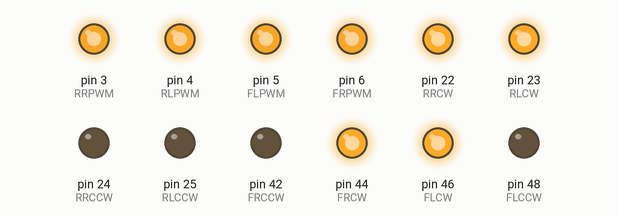
This sketch was run on a simulated Arduino Mega 2560, built with avr-gcc and run on an emulated ATmega2560. Shown: output pins drawn as LEDs (lit = HIGH).

Above: at 0.05 s.
At 1.95 s:
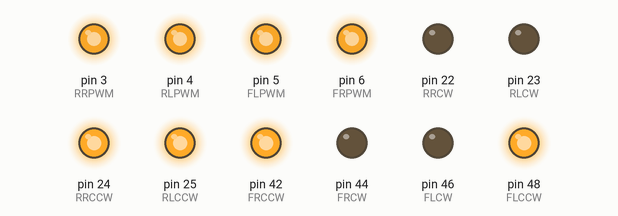
Timing chart, 0 to 3.0 s (numbered marks = the images above):
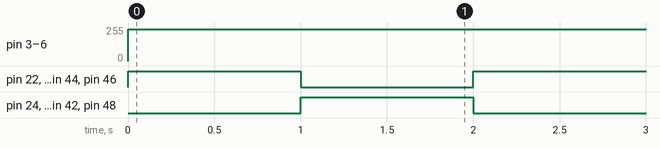

The sketch:

ahimawari.ino
```cpp
#define FLCW 46 //front left  pin//
#define FLPWM 5
#define FLCCW 48

#define FRCW 44 //front right pin//
#define FRPWM 6
#define FRCCW 42

#define RLCW 23 //rear left  pin//
#define RLPWM 4
#define RLCCW 25

#define RRCW 22 //rear right pin//
#define RRPWM 3
#define RRCCW 24

volatile int count = 0;

void setup() {
  pinMode(FLCW, OUTPUT);
  pinMode(FLCCW, OUTPUT);
  pinMode(FRCW, OUTPUT);
  pinMode(FRCCW, OUTPUT);
  pinMode(RLCW, OUTPUT);
  pinMode(RLCCW, OUTPUT);
  pinMode(RRCW, OUTPUT);
  pinMode(RRCCW, OUTPUT);
}

void loop() {
  if(count == 0){
    digitalWrite(FLCW,HIGH);
    digitalWrite(FLCCW,LOW);
    analogWrite(FLPWM,240);
    digitalWrite(FRCW,HIGH);
    digitalWrite(FRCCW,LOW);
    analogWrite(FRPWM,240);
    digitalWrite(RLCW,HIGH);
    digitalWrite(RLCCW,LOW);
    analogWrite(RLPWM,240);
    digitalWrite(RRCW,HIGH);
    digitalWrite(RRCCW,LOW);
    analogWrite(RRPWM,240);
    delay(1000);
    count = 1;
  }else{
    digitalWrite(FLCW,LOW);
    digitalWrite(FLCCW,HIGH);
    analogWrite(FLPWM,240);
    digitalWrite(FRCW,LOW);
    digitalWrite(FRCCW,HIGH);
    analogWrite(FRPWM,240);
    digitalWrite(RLCW,LOW);
    digitalWrite(RLCCW,HIGH);
    analogWrite(RLPWM,240);
    digitalWrite(RRCW,LOW);
    digitalWrite(RRCCW,HIGH);
    analogWrite(RRPWM,240);
    delay(1000);
    count = 0;
  }
}
```

Measured:
- by itself, pin 3 (RRPWM), pin 4 (RLPWM), pin 5 (FLPWM), pin 6 (FRPWM): 0/255 → 240/255 at 0.00 s
- by itself, pin 22 (RRCW), pin 23 (RLCW), pin 24 (RRCCW), pin 25 (RLCCW), pin 42 (FRCCW), pin 44 (FRCW), pin 46 (FLCW), pin 48 (FLCCW): alternates HIGH for 1.0 s and LOW for 1.0 s
